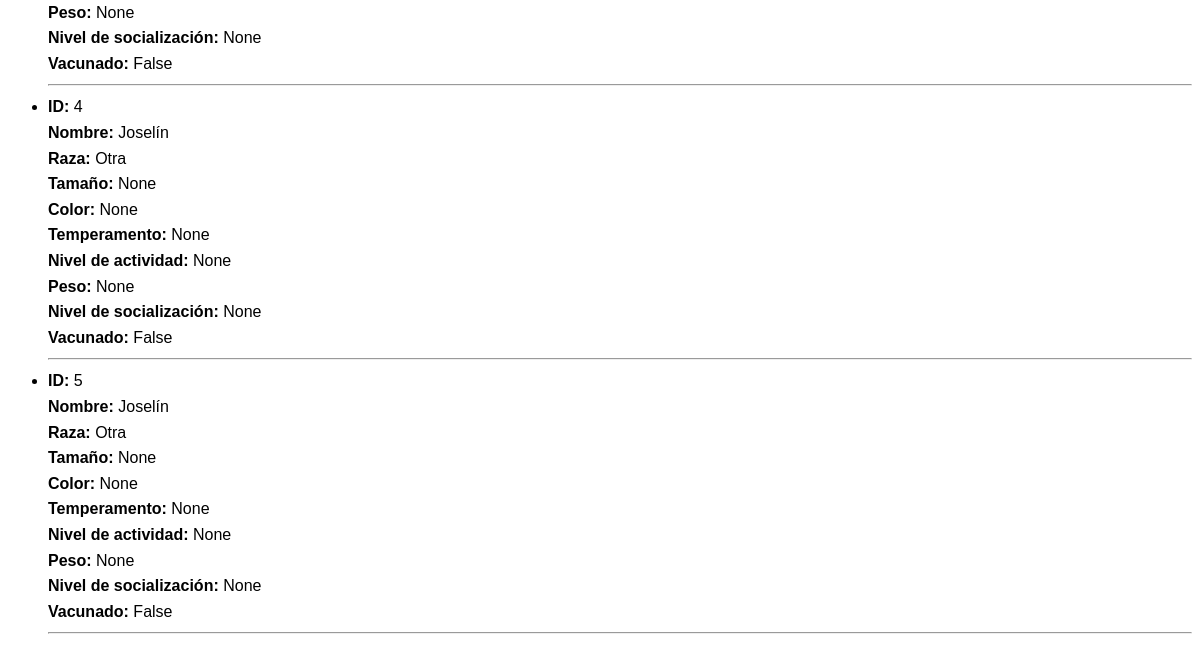
The app's page /list_mascotas/ (lower part), older data.
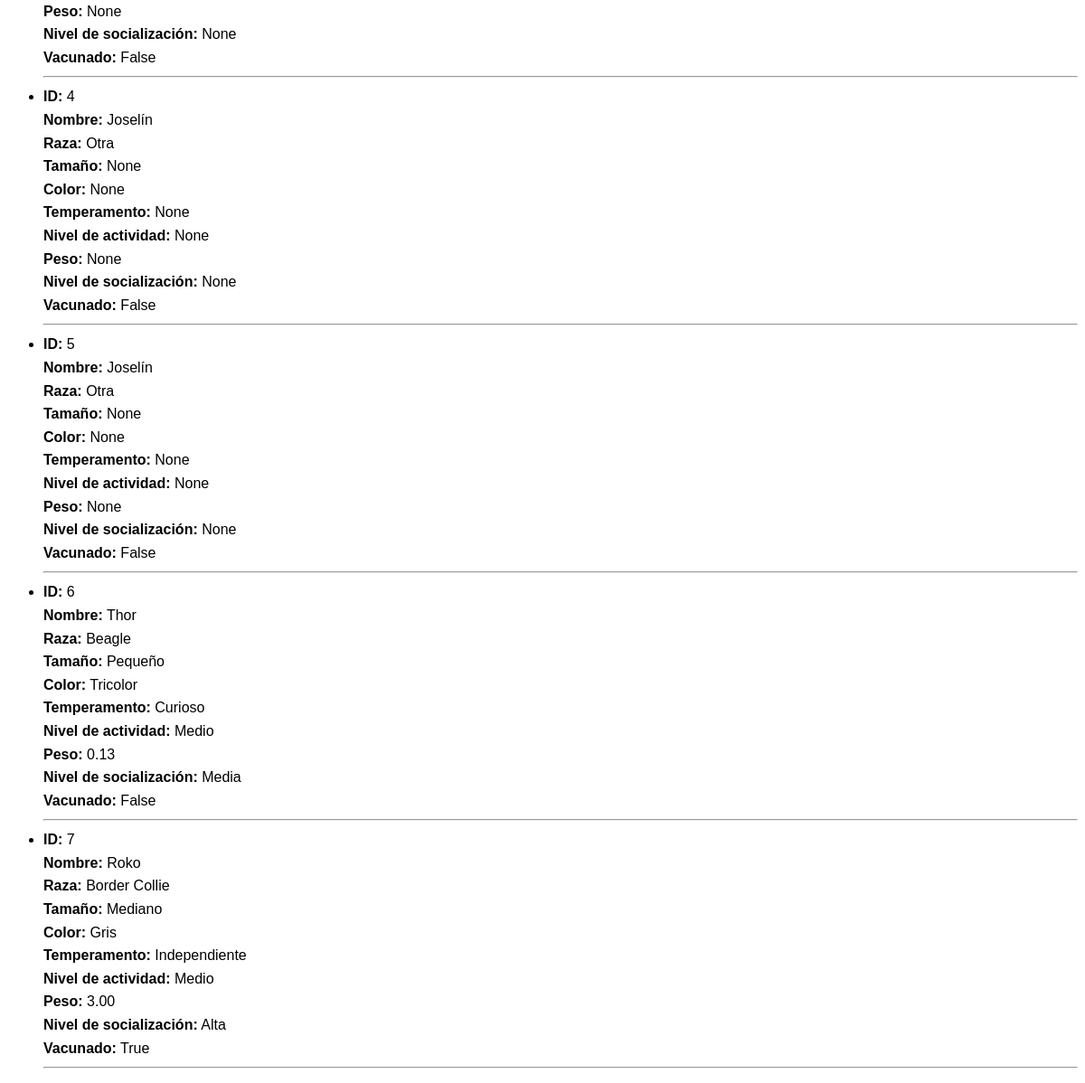
The same page, newer data.
### mascotas/models.py (models this page shows, shortened)
class Mascota(models.Model):
    id = models.AutoField(primary_key=True)
    nombre = models.CharField(max_length=100)
    fecha_nacimiento = models.DateField(blank=True, null=True)
    foto = models.ImageField(upload_to='mascotas/', blank=True, null=True)
    dueño = models.ForeignKey('usuarios.UserProfile', on_delete=models.CASCADE, related_name="mascotas_datos")
    raza = models.CharField(max_length=100, blank=True, null=True)
    tamaño = models.CharField(max_length=50, choices=[('Pequeño', 'Pequeño'), ('Mediano', 'Mediano'), ('Grande', 'Grande')], blank=True, null=True)
    color = models.CharField(max_length=50, choices=[('Negro', 'Negro'), ('Blanco', 'Blanco'), ('Gris', 'Gris'), ('Marrón', 'Marrón'), ('Amarillo', 'Amarillo'), ('Naranja', 'Naranja'), ('Beige', 'Beige'), ('Rojo', 'Rojo'), ('Azul', 'Azul'), ('Verde', 'Verde'), ('Pardo', 'Pardo'), ('Dorado', 'Dorado'), ('Plata', 'Plata'), ('Morado', 'Morado'), ('Rosado', 'Rosado'), ('Café', 'Café'), ('Celeste', 'Celeste'), ('Blanco y negro', 'Blanco y negro'), ('Tricolor', 'Tricolor'), ('Atigrado', 'Atigrado')], blank=True, null=True)
    temperamento = models.CharField(max_length=50, choices=[('Activo', 'Activo'), ('Juguetón', 'Juguetón'), ('Tranquilo', 'Tranquilo'), ('Independiente', 'Independiente'), ('Sociable', 'Sociable'), ('Cariñoso', 'Cariñoso'), ('Protector', 'Protector'), ('Cauteloso', 'Cauteloso'), ('Tímido', 'Tímido'), ('Agresivo', 'Agresivo'), ('Dominante', 'Dominante'), ('Curioso', 'Curioso'), ('Desobediente', 'Desobediente'), ('Obediente', 'Obediente'), ('Amigable', 'Amigable')], blank=True, null=True)
    nivel_actividad = models.CharField(max_length=50, choices=[('Bajo', 'Bajo'), ('Medio', 'Medio'), ('Alto', 'Alto')], blank=True, null=True)
    peso = models.DecimalField(max_digits=5, decimal_places=2, blank=True, null=True)
    nivel_socializacion = models.CharField(max_length=50, choices=[('Alta', 'Alta'), ('Media', 'Media'), ('Baja', 'Baja')], blank=True, null=True)
    vacunado = models.BooleanField(default=False)
    castrado = models.BooleanField(default=False)  # Este campo indica si la mascota está castrada
    RAZAS_OPCIONES = [
    ('Airedale Terrier', 'Airedale Terrier'),
    ('Akita Inu', 'Akita Inu'),
    ('Alaskan Malamute', 'Alaskan Malamute'),
    ('American Bully', 'American Bully'),
    ('American Pit Bull Terrier', 'American Pit Bull Terrier'),
    ('American Staffordshire Terrier', 'American Staffordshire Terrier'),
    ('Australian Cattle Dog', 'Australian Cattle Dog'),
    ('Australian Shepherd', 'Australian Shepherd'),
    ('Basset Hound', 'Basset Hound'),
    ('Beagle', 'Beagle'),
    ('Belgian Malinois', 'Belgian Malinois'),
    ('Bernese Mountain Dog', 'Bernese Mountain Dog'),
    ('Bichón Frisé', 'Bichón Frisé'),
    ('Bloodhound', 'Bloodhound'),
    ('Border Collie', 'Border Collie'),
    ('Boston Terrier', 'Boston Terrier'),
    ('Boxer', 'Boxer'),
    ('Bulldog Francés', 'Bulldog Francés'),
    ('Bulldog Inglés', 'Bulldog Inglés'),
    ('Bullmastiff', 'Bullmastiff'),
    ('Cane Corso', 'Cane Corso'),
    ('Caniche (Poodle)', 'Caniche (Poodle)'),
    ('Cavalier King Charles Spaniel', 'Cavalier King Charles Spaniel'),
    ('Chihuahua', 'Chihuahua'),
    ('Chow Chow', 'Chow Chow'),
    ('Cocker Spaniel', 'Cocker Spaniel'),
    ('Collie', 'Collie'),
    ('Dálmata', 'Dálmata'),
    ('Dóberman', 'Dóberman'),
    ('Dogo Argentino', 'Dogo Argentino'),
    ('Dogo de Burdeos', 'Dogo de Burdeos'),
    ('Galgo Español', 'Galgo Español'),
    ('Golden Retriever', 'Golden Retriever'),
    ('Gran Danés', 'Gran Danés'),
    ('Husky Siberiano', 'Husky Siberiano'),
    ('Jack Russell Terrier', 'Jack Russell Terrier'),
    ('Labrador Retriever', 'Labrador Retriever'),
    ('Maltés', 'Maltés'),
    ('Mastín Español', 'Mastín Español'),
    ('Mastín Napolitano', 'Mastín Napolitano'),
    ('Pastor Alemán', 'Pastor Alemán'),
    ('Pastor Australiano', 'Pastor Australiano'),
    ('Pekinés', 'Pekinés'),
    ('Pembroke Welsh Corgi', 'Pembroke Welsh Corgi'),
    ('Pinscher Miniatura', 'Pinscher Miniatura'),
    ('Pit Bull Terrier', 'Pit Bull Terrier'),
    ('Pomerania', 'Pomerania'),
    ('Pug', 'Pug'),
    ('Rottweiler', 'Rottweiler'),
    ('Samoyedo', 'Samoyedo'),
    ('San Bernardo', 'San Bernardo'),
    ('Scottish Terrier', 'Scottish Terrier'),
    ('Setter Irlandés', 'Setter Irlandés'),
    ('Shiba Inu', 'Shiba Inu'),
    ('Shih Tzu', 'Shih Tzu'),
    ('Schnauzer', 'Schnauzer'),
    ('Staffordshire Bull Terrier', 'Staffordshire Bull Terrier'),
    ('Teckel (Dachshund)', 'Teckel (Dachshund)'),
    ('Terranova', 'Terranova'),
    ('Weimaraner', 'Weimaraner'),
    ('West Highland White Terrier', 'West Highland White Terrier'),
    ('Whippet', 'Whippet'),
    ('Yorkshire Terrier', 'Yorkshire Terrier'),
    ('Mestizo', 'Mestizo'),# Opción genérica
    ]
    raza = models.CharField(
        max_length=50,
        choices=RAZAS_OPCIONES,
        blank=False,
        null=False,
    )

### home/views.py (the view)
# urls.py: path('list_mascotas/', views.list_mascotas_view, name='list_mascotas'),
def list_mascotas_view(request):
    mascotas = Mascota.objects.all()
    context = {
        'mascotas': mascotas
    }
    return render(request, 'list_mascotas.html', context)

### home/templates/list_mascotas.html (shortened to what this page needs)
<!DOCTYPE html>
<html lang="es">
    <head>
        {% load static %}
        <link rel="stylesheet" href="{% static 'home/conectar.css' %}">
        <link rel="stylesheet" href="https://cdnjs.cloudflare.com/ajax/libs/font-awesome/6.5.1/css/all.min.css">
    </head>
    <body>
        <main>
<ul>
    {% for mascota in mascotas %}
        <li>
            <strong>ID:</strong> {{ mascota.id }} <br>
            <strong>Nombre:</strong> {{ mascota.nombre }} <br>
            <strong>Raza:</strong> {{ mascota.raza }} <br>
            <strong>Tamaño:</strong> {{ mascota.tamaño }} <br>
            <strong>Color:</strong> {{ mascota.color }} <br>
            <strong>Temperamento:</strong> {{ mascota.temperamento }} <br>
            <strong>Nivel de actividad:</strong> {{ mascota.nivel_actividad }} <br>
            <strong>Peso:</strong> {{ mascota.peso }} <br>
            <strong>Nivel de socialización:</strong> {{ mascota.nivel_socializacion }} <br>
            <strong>Vacunado:</strong> {{ mascota.vacunado }} <br>
        </li>
        <hr>
    {% endfor %}
        </main>
    </body>
</html>

### home/static/home/conectar.css (style rules this page uses)
* { --margin: 0; --padding: 0; --box-sizing: border-box; --overflow: hidden; --primary-color: #b86800; --secondary-color: #e38000; --text-color: #424242; --light-gray: #f5f5f5; --white: #ffffff; }
body { font-family: Arial, sans-serif; line-height: 1.6; color: black; background-image: url("home-image.png"); background-size: cover; background-position: center; background-attachment: fixed; background-repeat: no-repeat; overflow-x: hidden; overflow-y: hidden; backdrop-filter: blur(7px); }

Row changes from the older to the newer data that the page shows:
added Mascota: id "6", nombre "Thor", raza "Beagle", tamaño "Pequeño", color "Tricolor", temperamento "Curioso", nivel_actividad "Medio", peso "0.13", nivel_socializacion "Media", vacunado "False"
added Mascota: id "7", nombre "Roko", raza "Border Collie", tamaño "Mediano", color "Gris", temperamento "Independiente", nivel_actividad "Medio", peso "3.00", nivel_socializacion "Alta", vacunado "True"
